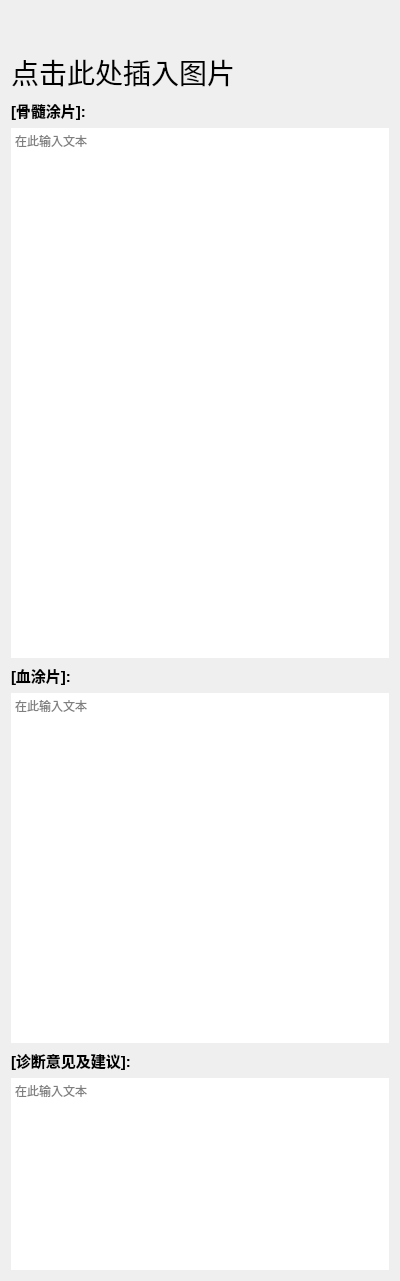
             <widget class="QWidget" name="widget_4" native="true">
              <property name="sizePolicy">
               <sizepolicy hsizetype="Fixed" vsizetype="Preferred">
                <horstretch>60</horstretch>
                <verstretch>0</verstretch>
               </sizepolicy>
              </property>
              <property name="minimumSize">
               <size>
                <width>400</width>
                <height>0</height>
               </size>
              </property>
              <property name="baseSize">
               <size>
                <width>0</width>
                <height>0</height>
               </size>
              </property>
              <property name="toolTip">
               <string>&lt;html&gt;&lt;head/&gt;&lt;body&gt;&lt;p&gt;&lt;br/&gt;&lt;/p&gt;&lt;/body&gt;&lt;/html&gt;</string>
              </property>
              <layout class="QVBoxLayout" name="verticalLayout_3">
               <item>
                <spacer name="verticalSpacer_3">
                 <property name="orientation">
                  <enum>Qt::Vertical</enum>
                 </property>
                 <property name="sizeType">
                  <enum>QSizePolicy::Fixed</enum>
                 </property>
                 <property name="sizeHint" stdset="0">
                  <size>
                   <width>20</width>
                   <height>40</height>
                  </size>
                 </property>
                </spacer>
               </item>
               <item>
                <widget class="QLabel" name="picture">
                 <property name="sizePolicy">
                  <sizepolicy hsizetype="Expanding" vsizetype="Expanding">
                   <horstretch>0</horstretch>
                   <verstretch>0</verstretch>
                  </sizepolicy>
                 </property>
                 <property name="minimumSize">
                  <size>
                   <width>0</width>
                   <height>0</height>
                  </size>
                 </property>
                 <property name="baseSize">
                  <size>
                   <width>0</width>
                   <height>0</height>
                  </size>
                 </property>
                 <property name="font">
                  <font>
                   <pointsize>21</pointsize>
                  </font>
                 </property>
                 <property name="focusPolicy">
                  <enum>Qt::NoFocus</enum>
                 </property>
                 <property name="frameShape">
                  <enum>QFrame::NoFrame</enum>
                 </property>
                 <property name="frameShadow">
                  <enum>QFrame::Plain</enum>
                 </property>
                 <property name="lineWidth">
                  <number>1</number>
                 </property>
                 <property name="midLineWidth">
                  <number>0</number>
                 </property>
                 <property name="text">
                  <string>&lt;html&gt;&lt;head/&gt;&lt;body&gt;&lt;p&gt;点击此处插入图片&lt;/p&gt;&lt;/body&gt;&lt;/html&gt;</string>
                 </property>
                 <property name="textFormat">
                  <enum>Qt::AutoText</enum>
                 </property>
                 <property name="scaledContents">
                  <bool>false</bool>
                 </property>
                 <property name="buddy">
                  <cstring></cstring>
                 </property>
                </widget>
               </item>
               <item>
                <widget class="QLabel" name="label_3">
                 <property name="text">
                  <string>&lt;html&gt;&lt;head/&gt;&lt;body&gt;&lt;p&gt;&lt;span style=&quot; font-size:11pt; font-weight:600;&quot;&gt;[骨髓涂片]:&lt;/span&gt;&lt;/p&gt;&lt;/body&gt;&lt;/html&gt;</string>
                 </property>
                </widget>
               </item>
               <item>
                <widget class="QTextEdit" name="textEdit_2">
                 <property name="sizePolicy">
                  <sizepolicy hsizetype="Expanding" vsizetype="Fixed">
                   <horstretch>0</horstretch>
                   <verstretch>0</verstretch>
                  </sizepolicy>
                 </property>
                 <property name="minimumSize">
                  <size>
                   <width>0</width>
                   <height>530</height>
                  </size>
                 </property>
                 <property name="palette">
                  <palette>
                   <active>
                    <colorrole role="WindowText">
                     <brush brushstyle="SolidPattern">
                      <color alpha="255">
                       <red>0</red>
                       <green>0</green>
                       <blue>0</blue>
                      </color>
                     </brush>
                    </colorrole>
                    <colorrole role="Button">
                     <brush brushstyle="SolidPattern">
                      <color alpha="255">
                       <red>171</red>
                       <green>171</green>
                       <blue>171</blue>
                      </color>
                     </brush>
                    </colorrole>
                    <colorrole role="Light">
                     <brush brushstyle="SolidPattern">
                      <color alpha="255">
                       <red>255</red>
                       <green>255</green>
                       <blue>255</blue>
                      </color>
                     </brush>
                    </colorrole>
                    <colorrole role="Midlight">
                     <brush brushstyle="SolidPattern">
                      <color alpha="255">
                       <red>213</red>
                       <green>213</green>
                       <blue>213</blue>
                      </color>
                     </brush>
                    </colorrole>
                    <colorrole role="Dark">
                     <brush brushstyle="SolidPattern">
                      <color alpha="255">
                       <red>85</red>
                       <green>85</green>
                       <blue>85</blue>
                      </color>
                     </brush>
                    </colorrole>
                    <colorrole role="Mid">
                     <brush brushstyle="SolidPattern">
                      <color alpha="255">
                       <red>114</red>
                       <green>114</green>
                       <blue>114</blue>
                      </color>
                     </brush>
                    </colorrole>
                    <colorrole role="Text">
                     <brush brushstyle="SolidPattern">
                      <color alpha="255">
                       <red>0</red>
                       <green>0</green>
                       <blue>0</blue>
                      </color>
                     </brush>
                    </colorrole>
                    <colorrole role="BrightText">
                     <brush brushstyle="SolidPattern">
                      <color alpha="255">
                       <red>255</red>
                       <green>255</green>
                       <blue>255</blue>
                      </color>
                     </brush>
                    </colorrole>
                    <colorrole role="ButtonText">
                     <brush brushstyle="SolidPattern">
                      <color alpha="255">
                       <red>0</red>
                       <green>0</green>
                       <blue>0</blue>
                      </color>
                     </brush>
                    </colorrole>
                    <colorrole role="Base">
                     <brush brushstyle="SolidPattern">
                      <color alpha="255">
                       <red>255</red>
                       <green>255</green>
                       <blue>255</blue>
                      </color>
                     </brush>
                    </colorrole>
                    <colorrole role="Window">
                     <brush brushstyle="SolidPattern">
                      <color alpha="255">
                       <red>171</red>
                       <green>171</green>
                       <blue>171</blue>
                      </color>
                     </brush>
                    </colorrole>
                    <colorrole role="Shadow">
                     <brush brushstyle="SolidPattern">
                      <color alpha="255">
                       <red>0</red>
                       <green>0</green>
                       <blue>0</blue>
                      </color>
                     </brush>
                    </colorrole>
                    <colorrole role="AlternateBase">
                     <brush brushstyle="SolidPattern">
                      <color alpha="255">
                       <red>213</red>
                       <green>213</green>
                       <blue>213</blue>
                      </color>
                     </brush>
                    </colorrole>
                    <colorrole role="ToolTipBase">
                     <brush brushstyle="SolidPattern">
                      <color alpha="255">
                       <red>255</red>
                       <green>255</green>
                       <blue>220</blue>
                      </color>
                     </brush>
                    </colorrole>
                    <colorrole role="ToolTipText">
                     <brush brushstyle="SolidPattern">
                      <color alpha="255">
                       <red>0</red>
                       <green>0</green>
                       <blue>0</blue>
                      </color>
                     </brush>
                    </colorrole>
                    <colorrole role="PlaceholderText">
                     <brush brushstyle="SolidPattern">
                      <color alpha="128">
                       <red>0</red>
                       <green>0</green>
                       <blue>0</blue>
                      </color>
                     </brush>
                    </colorrole>
                   </active>
                   <inactive>
                    <colorrole role="WindowText">
                     <brush brushstyle="SolidPattern">
                      <color alpha="255">
                       <red>0</red>
                       <green>0</green>
                       <blue>0</blue>
                      </color>
                     </brush>
                    </colorrole>
                    <colorrole role="Button">
                     <brush brushstyle="SolidPattern">
                      <color alpha="255">
                       <red>171</red>
                       <green>171</green>
                       <blue>171</blue>
                      </color>
                     </brush>
                    </colorrole>
                    <colorrole role="Light">
                     <brush brushstyle="SolidPattern">
                      <color alpha="255">
                       <red>255</red>
                       <green>255</green>
                       <blue>255</blue>
                      </color>
                     </brush>
                    </colorrole>
                    <colorrole role="Midlight">
                     <brush brushstyle="SolidPattern">
                      <color alpha="255">
                       <red>213</red>
                       <green>213</green>
                       <blue>213</blue>
                      </color>
                     </brush>
                    </colorrole>
                    <colorrole role="Dark">
                     <brush brushstyle="SolidPattern">
                      <color alpha="255">
                       <red>85</red>
                       <green>85</green>
                       <blue>85</blue>
                      </color>
                     </brush>
                    </colorrole>
                    <colorrole role="Mid">
                     <brush brushstyle="SolidPattern">
                      <color alpha="255">
                       <red>114</red>
                       <green>114</green>
                       <blue>114</blue>
                      </color>
                     </brush>
                    </colorrole>
                    <colorrole role="Text">
                     <brush brushstyle="SolidPattern">
                      <color alpha="255">
                       <red>0</red>
                       <green>0</green>
                       <blue>0</blue>
                      </color>
                     </brush>
                    </colorrole>
                    <colorrole role="BrightText">
                     <brush brushstyle="SolidPattern">
                      <color alpha="255">
                       <red>255</red>
                       <green>255</green>
                       <blue>255</blue>
                      </color>
                     </brush>
                    </colorrole>
                    <colorrole role="ButtonText">
                     <brush brushstyle="SolidPattern">
                      <color alpha="255">
                       <red>0</red>
                       <green>0</green>
                       <blue>0</blue>
                      </color>
                     </brush>
                    </colorrole>
                    <colorrole role="Base">
                     <brush brushstyle="SolidPattern">
                      <color alpha="255">
                       <red>255</red>
                       <green>255</green>
                       <blue>255</blue>
                      </color>
                     </brush>
                    </colorrole>
                    <colorrole role="Window">
                     <brush brushstyle="SolidPattern">
                      <color alpha="255">
                       <red>171</red>
                       <green>171</green>
                       <blue>171</blue>
                      </color>
                     </brush>
                    </colorrole>
                    <colorrole role="Shadow">
                     <brush brushstyle="SolidPattern">
                      <color alpha="255">
                       <red>0</red>
                       <green>0</green>
                       <blue>0</blue>
                      </color>
                     </brush>
                    </colorrole>
                    <colorrole role="AlternateBase">
                     <brush brushstyle="SolidPattern">
                      <color alpha="255">
                       <red>213</red>
                       <green>213</green>
                       <blue>213</blue>
                      </color>
                     </brush>
                    </colorrole>
                    <colorrole role="ToolTipBase">
                     <brush brushstyle="SolidPattern">
                      <color alpha="255">
                       <red>255</red>
                       <green>255</green>
                       <blue>220</blue>
                      </color>
                     </brush>
                    </colorrole>
                    <colorrole role="ToolTipText">
                     <brush brushstyle="SolidPattern">
                      <color alpha="255">
                       <red>0</red>
                       <green>0</green>
                       <blue>0</blue>
                      </color>
                     </brush>
                    </colorrole>
                    <colorrole role="PlaceholderText">
                     <brush brushstyle="SolidPattern">
                      <color alpha="128">
                       <red>0</red>
                       <green>0</green>
                       <blue>0</blue>
                      </color>
                     </brush>
                    </colorrole>
                   </inactive>
                   <disabled>
                    <colorrole role="WindowText">
                     <brush brushstyle="SolidPattern">
                      <color alpha="255">
                       <red>85</red>
                       <green>85</green>
                       <blue>85</blue>
                      </color>
                     </brush>
                    </colorrole>
                    <colorrole role="Button">
                     <brush brushstyle="SolidPattern">
                      <color alpha="255">
                       <red>171</red>
                       <green>171</green>
                       <blue>171</blue>
                      </color>
                     </brush>
                    </colorrole>
                    <colorrole role="Light">
                     <brush brushstyle="SolidPattern">
                      <color alpha="255">
                       <red>255</red>
                       <green>255</green>
                       <blue>255</blue>
                      </color>
                     </brush>
                    </colorrole>
                    <colorrole role="Midlight">
                     <brush brushstyle="SolidPattern">
                      <color alpha="255">
                       <red>213</red>
                       <green>213</green>
                       <blue>213</blue>
                      </color>
                     </brush>
                    </colorrole>
                    <colorrole role="Dark">
                     <brush brushstyle="SolidPattern">
                      <color alpha="255">
                       <red>85</red>
                       <green>85</green>
                       <blue>85</blue>
                      </color>
                     </brush>
                    </colorrole>
                    <colorrole role="Mid">
                     <brush brushstyle="SolidPattern">
                      <color alpha="255">
                       <red>114</red>
                       <green>114</green>
                       <blue>114</blue>
                      </color>
                     </brush>
                    </colorrole>
                    <colorrole role="Text">
                     <brush brushstyle="SolidPattern">
                      <color alpha="255">
                       <red>85</red>
                       <green>85</green>
                       <blue>85</blue>
                      </color>
                     </brush>
                    </colorrole>
                    <colorrole role="BrightText">
                     <brush brushstyle="SolidPattern">
                      <color alpha="255">
                       <red>255</red>
                       <green>255</green>
                       <blue>255</blue>
                      </color>
                     </brush>
                    </colorrole>
                    <colorrole role="ButtonText">
                     <brush brushstyle="SolidPattern">
                      <color alpha="255">
                       <red>85</red>
                       <green>85</green>
                       <blue>85</blue>
                      </color>
                     </brush>
                    </colorrole>
                    <colorrole role="Base">
                     <brush brushstyle="SolidPattern">
                      <color alpha="255">
                       <red>171</red>
                       <green>171</green>
                       <blue>171</blue>
                      </color>
                     </brush>
                    </colorrole>
                    <colorrole role="Window">
                     <brush brushstyle="SolidPattern">
                      <color alpha="255">
                       <red>171</red>
                       <green>171</green>
                       <blue>171</blue>
                      </color>
                     </brush>
                    </colorrole>
                    <colorrole role="Shadow">
                     <brush brushstyle="SolidPattern">
                      <color alpha="255">
                       <red>0</red>
                       <green>0</green>
                       <blue>0</blue>
                      </color>
                     </brush>
                    </colorrole>
                    <colorrole role="AlternateBase">
                     <brush brushstyle="SolidPattern">
                      <color alpha="255">
                       <red>171</red>
                       <green>171</green>
                       <blue>171</blue>
                      </color>
                     </brush>
                    </colorrole>
                    <colorrole role="ToolTipBase">
                     <brush brushstyle="SolidPattern">
                      <color alpha="255">
                       <red>255</red>
                       <green>255</green>
                       <blue>220</blue>
                      </color>
                     </brush>
                    </colorrole>
                    <colorrole role="ToolTipText">
                     <brush brushstyle="SolidPattern">
                      <color alpha="255">
                       <red>0</red>
                       <green>0</green>
                       <blue>0</blue>
                      </color>
                     </brush>
                    </colorrole>
                    <colorrole role="PlaceholderText">
                     <brush brushstyle="SolidPattern">
                      <color alpha="128">
                       <red>0</red>
                       <green>0</green>
                       <blue>0</blue>
                      </color>
                     </brush>
                    </colorrole>
                   </disabled>
                  </palette>
                 </property>
                 <property name="font">
                  <font>
                   <kerning>true</kerning>
                  </font>
                 </property>
                 <property name="contextMenuPolicy">
                  <enum>Qt::DefaultContextMenu</enum>
                 </property>
                 <property name="styleSheet">
                  <string notr="true"/>
                 </property>
                 <property name="frameShape">
                  <enum>QFrame::NoFrame</enum>
                 </property>
                 <property name="frameShadow">
                  <enum>QFrame::Sunken</enum>
                 </property>
                 <property name="lineWrapMode">
                  <enum>QTextEdit::WidgetWidth</enum>
                 </property>
                 <property name="lineWrapColumnOrWidth">
                  <number>1</number>
                 </property>
                 <property name="readOnly">
                  <bool>false</bool>
                 </property>
                 <property name="html">
                  <string>&lt;!DOCTYPE HTML PUBLIC &quot;-//W3C//DTD HTML 4.0//EN&quot; &quot;http://www.w3.org/TR/REC-html40/strict.dtd&quot;&gt;
&lt;html&gt;&lt;head&gt;&lt;meta name=&quot;qrichtext&quot; content=&quot;1&quot; /&gt;&lt;style type=&quot;text/css&quot;&gt;
p, li { white-space: pre-wrap; }
&lt;/style&gt;&lt;/head&gt;&lt;body style=&quot; font-family:'SimSun'; font-size:9pt; font-weight:400; font-style:normal;&quot;&gt;
&lt;p style=&quot;-qt-paragraph-type:empty; margin-top:0px; margin-bottom:0px; margin-left:0px; margin-right:0px; -qt-block-indent:0; text-indent:0px;&quot;&gt;&lt;br /&gt;&lt;/p&gt;&lt;/body&gt;&lt;/html&gt;</string>
                 </property>
                 <property name="placeholderText">
                  <string>在此输入文本</string>
                 </property>
                </widget>
               </item>
               <item>
                <widget class="QLabel" name="label_4">
                 <property name="text">
                  <string>&lt;html&gt;&lt;head/&gt;&lt;body&gt;&lt;p&gt;&lt;span style=&quot; font-size:11pt; font-weight:600;&quot;&gt;[血涂片]:&lt;/span&gt;&lt;/p&gt;&lt;/body&gt;&lt;/html&gt;</string>
                 </property>
                </widget>
               </item>
               <item>
                <widget class="QTextEdit" name="textEdit">
                 <property name="sizePolicy">
                  <sizepolicy hsizetype="Expanding" vsizetype="Fixed">
                   <horstretch>0</horstretch>
                   <verstretch>0</verstretch>
                  </sizepolicy>
                 </property>
                 <property name="minimumSize">
                  <size>
                   <width>0</width>
                   <height>350</height>
                  </size>
                 </property>
                 <property name="styleSheet">
                  <string notr="true"/>
                 </property>
                 <property name="frameShape">
                  <enum>QFrame::NoFrame</enum>
                 </property>
                 <property name="lineWrapColumnOrWidth">
                  <number>20</number>
                 </property>
                 <property name="readOnly">
                  <bool>false</bool>
                 </property>
                 <property name="html">
                  <string>&lt;!DOCTYPE HTML PUBLIC &quot;-//W3C//DTD HTML 4.0//EN&quot; &quot;http://www.w3.org/TR/REC-html40/strict.dtd&quot;&gt;
&lt;html&gt;&lt;head&gt;&lt;meta name=&quot;qrichtext&quot; content=&quot;1&quot; /&gt;&lt;style type=&quot;text/css&quot;&gt;
p, li { white-space: pre-wrap; }
&lt;/style&gt;&lt;/head&gt;&lt;body style=&quot; font-family:'SimSun'; font-size:9pt; font-weight:400; font-style:normal;&quot;&gt;
&lt;p style=&quot;-qt-paragraph-type:empty; margin-top:0px; margin-bottom:0px; margin-left:0px; margin-right:0px; -qt-block-indent:0; text-indent:0px;&quot;&gt;&lt;br /&gt;&lt;/p&gt;&lt;/body&gt;&lt;/html&gt;</string>
                 </property>
                 <property name="placeholderText">
                  <string>在此输入文本</string>
                 </property>
                </widget>
               </item>
               <item>
                <widget class="QLabel" name="label_5">
                 <property name="text">
                  <string>&lt;html&gt;&lt;head/&gt;&lt;body&gt;&lt;p&gt;&lt;span style=&quot; font-size:11pt; font-weight:600;&quot;&gt;[诊断意见及建议]:&lt;/span&gt;&lt;/p&gt;&lt;/body&gt;&lt;/html&gt;</string>
                 </property>
                </widget>
               </item>
               <item>
                <widget class="QTextEdit" name="textEdit_4">
                 <property name="sizePolicy">
                  <sizepolicy hsizetype="Expanding" vsizetype="Fixed">
                   <horstretch>0</horstretch>
                   <verstretch>0</verstretch>
                  </sizepolicy>
                 </property>
                 <property name="minimumSize">
                  <size>
                   <width>0</width>
                   <height>90</height>
                  </size>
                 </property>
                 <property name="styleSheet">
                  <string notr="true"/>
                 </property>
                 <property name="frameShape">
                  <enum>QFrame::NoFrame</enum>
                 </property>
                 <property name="html">
                  <string>&lt;!DOCTYPE HTML PUBLIC &quot;-//W3C//DTD HTML 4.0//EN&quot; &quot;http://www.w3.org/TR/REC-html40/strict.dtd&quot;&gt;
&lt;html&gt;&lt;head&gt;&lt;meta name=&quot;qrichtext&quot; content=&quot;1&quot; /&gt;&lt;style type=&quot;text/css&quot;&gt;
p, li { white-space: pre-wrap; }
&lt;/style&gt;&lt;/head&gt;&lt;body style=&quot; font-family:'SimSun'; font-size:9pt; font-weight:400; font-style:normal;&quot;&gt;
&lt;p style=&quot;-qt-paragraph-type:empty; margin-top:0px; margin-bottom:0px; margin-left:0px; margin-right:0px; -qt-block-indent:0; text-indent:0px;&quot;&gt;&lt;br /&gt;&lt;/p&gt;&lt;/body&gt;&lt;/html&gt;</string>
                 </property>
                 <property name="placeholderText">
                  <string>在此输入文本</string>
                 </property>
                </widget>
               </item>
              </layout>
             </widget>
